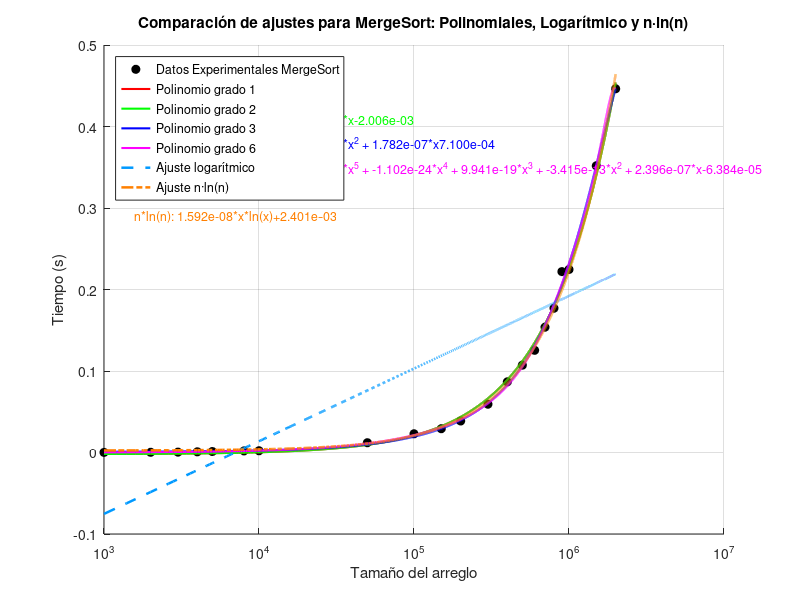

This chart was generated by the following MATLAB code:
%% COMPARACIÓN DE AJUSTES: POLINOMIAL, LOGARÍTMICO Y n·ln(n) CON ECUACIONES
clear; clc; close all;

%% VALORES DE X
x = [1000
2000
3000
4000
5000
8000
10000
50000
100000
150000
200000
300000
400000
500000
600000
700000
800000
900000
1000000
1500000
2000000];

%% VALORES DE Y = F(x) EN SEGUNDOS
y = [0.000119925
0.00025487
0.000442028
0.000839949
0.001209974
0.001941919
0.002167225
0.01199913
0.022989988
0.029201984
0.038668156
0.05923295
0.086681128
0.107146025
0.125375986
0.15374589
0.177015066
0.221938133
0.224569082
0.351815939
0.446348906
];

%% CONFIGURACIÓN DE AJUSTES POLINOMIALES
grados = [1, 2, 3, 6];             % Grados polinomiales
colors = ['r', 'g', 'b', 'm'];     % Colores para polinomios
linewidths = 1.5;

%% ESPACIO DE EVALUACIÓN
xi = linspace(min(x), max(x), 10000);

%% FIGURA PRINCIPAL
figure('Units','normalized','Position',[0.1 0.1 0.7 0.6]);
hold on;

% PUNTOS EXPERIMENTALES
plot(x, y, 'ko', 'MarkerFaceColor', 'k', 'DisplayName', 'Datos Experimentales MergeSort');

% AJUSTES POLINOMIALES
for i = 1:length(grados)
    grado = grados(i);
    p = polyfit(x, y, grado);
    z = polyval(p, xi);
    
    plot(xi, z, colors(i), 'LineWidth', linewidths, 'DisplayName', sprintf('Polinomio grado %d', grado));
    
    % Mostrar ecuación sobre la gráfica
    func_str = sprintf('Grado %d: ', grado);
    for j = 1:length(p)
        exp = length(p) - j;
        if exp == 0
            func_str = [func_str, sprintf('%.3e', p(j))];
        elseif exp == 1
            func_str = [func_str, sprintf(' + %.3e*x', p(j))];
        else
            func_str = [func_str, sprintf(' + %.3e*x^%d', p(j), exp)];
        end
    end
    text(0.05, 0.9 - (i-1)*0.05, func_str, 'Units','normalized', 'Color', colors(i), 'FontSize',9);
end

% AJUSTE LOGARÍTMICO
p_log = polyfit(log(x), y, 1);
a = p_log(1); c = p_log(2);
z_log = polyval(p_log, log(xi));
plot(xi, z_log, '--', 'Color', [0 0.6 1], 'LineWidth', 1.8, 'DisplayName', 'Ajuste logarítmico');

% Ecuación logarítmica sobre la gráfica
text(0.05, 0.9 - length(grados)*0.05, ...
    sprintf('Log: %.3e*ln(x)+%.3e', a, c), 'Units','normalized', 'Color',[0 0.6 1], 'FontSize',9);

% AJUSTE n·ln(n)
p_nlogn = polyfit(x .* log(x), y, 1);
b = p_nlogn(1); d = p_nlogn(2);
z_nlogn = polyval(p_nlogn, xi .* log(xi));
plot(xi, z_nlogn, '-.', 'Color', [1 0.5 0], 'LineWidth', 1.8, 'DisplayName', 'Ajuste n·ln(n)');

% Ecuación n*ln(n) sobre la gráfica
text(0.05, 0.9 - (length(grados)+1)*0.05, ...
    sprintf('n*ln(n): %.3e*x*ln(x)+%.3e', b, d), 'Units','normalized', 'Color',[1 0.5 0], 'FontSize',9);

% CONFIGURACIÓN FINAL
grid on;
xlabel('Tamaño del arreglo');
ylabel('Tiempo (s)');
title('Comparación de ajustes para MergeSort: Polinomiales, Logarítmico y n·ln(n)');
legend('Location', 'northwest');
set(gca, 'XScale', 'log');
hold off;